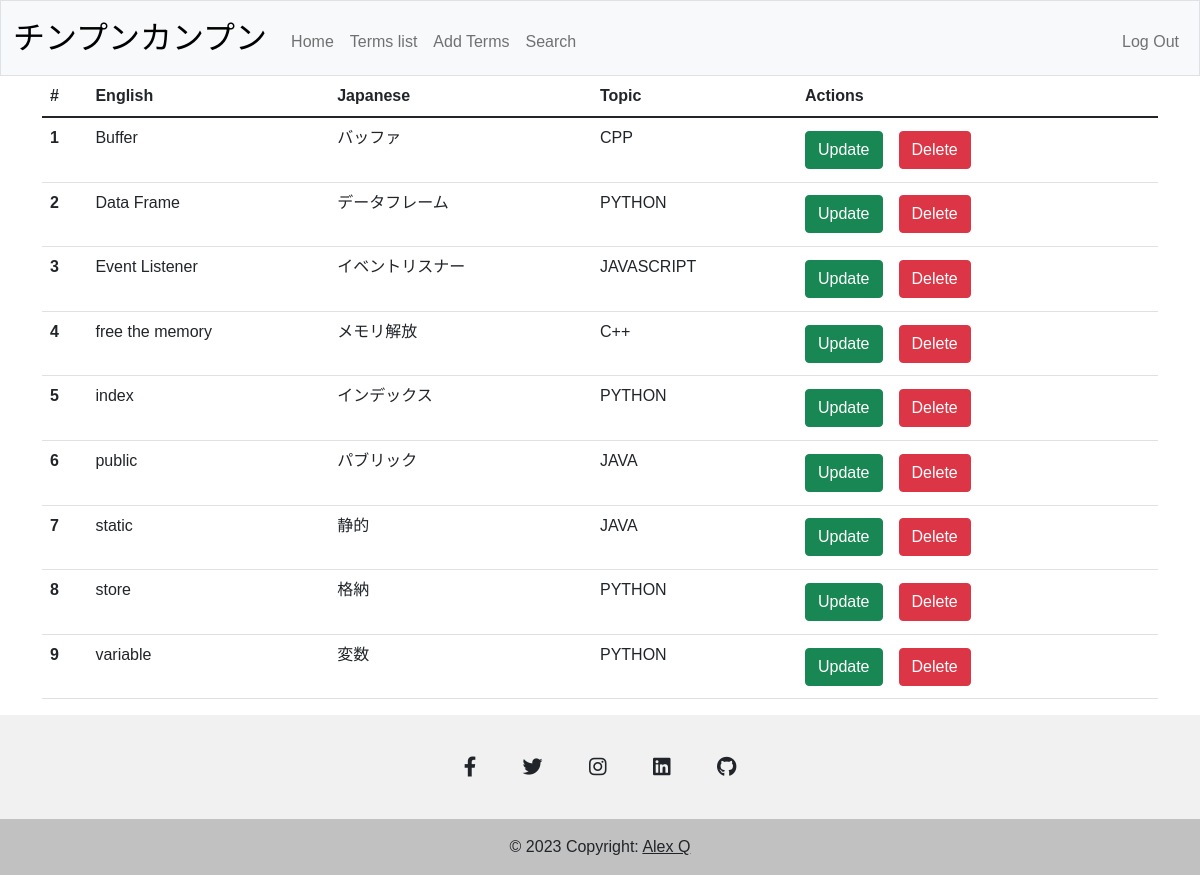
Page /list (signed in) on the earlier database version.
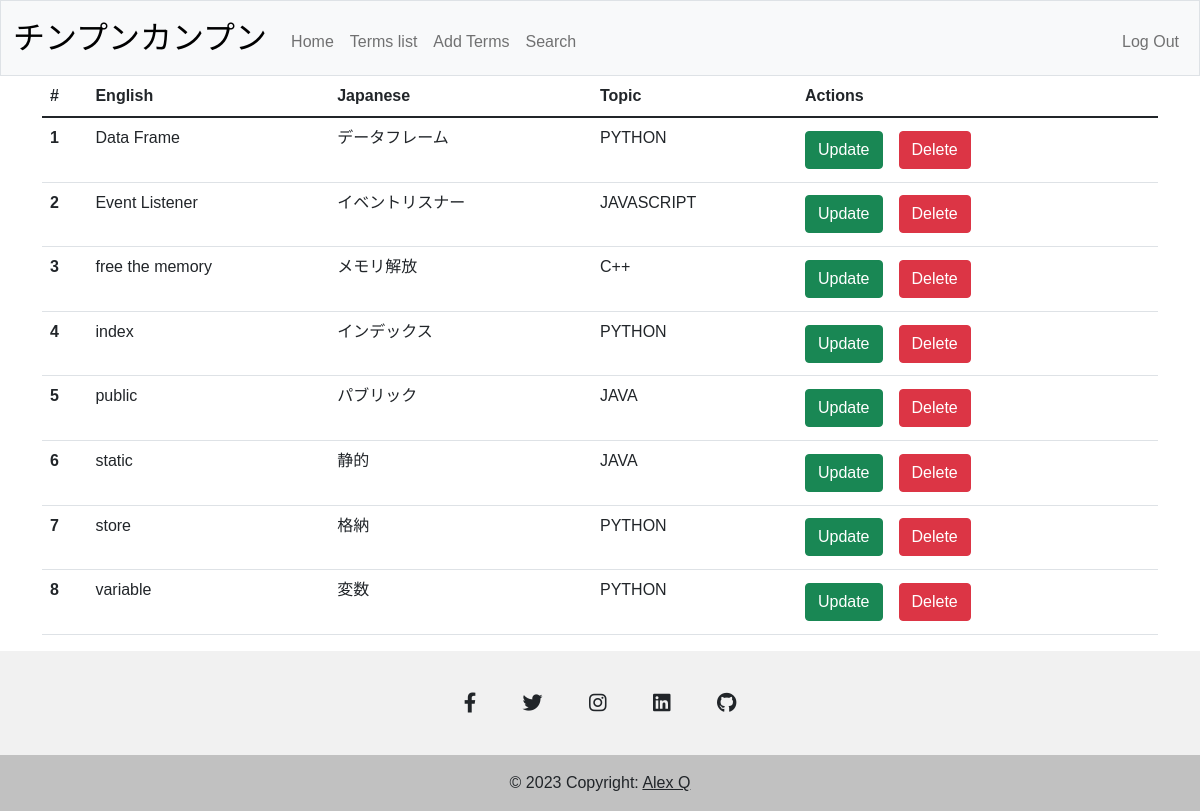
Same page on the later database version.
### tables this page shows
CREATE TABLE terms (
        id INTEGER PRIMARY KEY AUTOINCREMENT NOT NULL,
        japanese TEXT,
        english TEXT,
        topic_id INTEGER,
        FOREIGN KEY(topic_id)
        REFERENCES topic(id));

CREATE TABLE topic (
        id INTEGER PRIMARY KEY AUTOINCREMENT NOT NULL,
        name TEXT UNIQUE);

### app.py (the view, shortened to what this page needs)
@app.route("/list", methods=["GET", "POST"])
@login_required
def list():
    if request.method == "GET":
        try:
            terms = 0
            terms = db.execute(
                """
                SELECT
                    trm.id,
                    trm.japanese,
                    trm.english,
                    tpc.name
                FROM
                    terms as trm
                INNER JOIN topic AS tpc
                    ON trm.topic_id = tpc.id
                ORDER BY
                    LOWER(english)
                """
            )
            if not terms:
                flash(
                    f"Something went wrong. There were no records selected. However, You can add new terms for that topic."
                )
                return render_template("/add_term.html")
        except Exception as e:
            flash(f"Something went wrong. { e }")
            return render_template("/add_term.html")
        return render_template("list.html", terms=terms)

### app.py (called while the page is built)
@app.after_request
def after_request(response):
    response.headers["Cache-Control"] = "no-cache, no-store, must-revalidate"
    response.headers["Expires"] = 0
    response.headers["Pragma"] = "no-cache"
    return response

### helpers.py (called while the page is built)
def login_required(f):
    @wraps(f)
    def decorated_function(*args, **kwargs):
        if session.get("user_id") is None:
            return redirect("/login")
        return f(*args, **kwargs)
    return decorated_function

### templates/list.html (shortened to what this page needs)
{% extends "layout.html" %}
{% block main %}
    <table class="table table-hover">
        <thead class="thead-dark">
            <tr>
                <th scope="col">#</th>
                <th scope="col">English</th>
                <th scope="col">Japanese</th>
                <th scope="col">Topic</th>
                <th scope="col">Actions</th>
            </tr>
        </thead>
        <tbody>
            {% for term in terms %}
                <tr>
                    <th scope="row">{{ loop.index }}</th>
                    <td>{{ term.english }}</td>
                    <td>{{ term.japanese }}</td>
                    <td>{{ term.name }}</td>
                    <td>
                        <div class="button-container">
                            <form action="/update" method="GET" class="form-inline">
                                <button class="btn btn-success" type="submit" name="button" value="{{ term.id }}">Update</button>
                            </form>
                            <form action="/delete" method="GET" class="form-inline">
                                <button class="btn btn-danger" type="submit" name="button" value="{{ term.id }}">Delete</button>
                            </form>
                        </div>
                    </td>
                </tr>
            {% endfor %}
        </tbody>
    </table>
{% endblock %}

### templates/layout.html (shortened to what this page needs)
<!DOCTYPE html>
<html lang="en">
    <head>
        <link href="https://cdn.jsdelivr.net/npm/bootstrap@5.1.3/dist/css/bootstrap.min.css" rel="stylesheet">
        <link rel="stylesheet" href="https://cdnjs.cloudflare.com/ajax/libs/font-awesome/6.4.0/css/all.min.css">
        <link href="/static/styles.css" rel="stylesheet">
    </head>
    <body>
        <nav class="bg-light border navbar navbar-expand-md navbar-light">
            <div class="container-fluid">
                <a class="navbar-brand " href="/"><span class="black">チンプンカンプン</a>
                    <div class="collapse navbar-collapse" id="navbar">
                        {% if session["user_id"] %}
                            <ul class="navbar-nav me-auto mt-2">
                                <li class="nav-item"><a class="nav-link" href="/">Home</a></li>
                                <li class="nav-item"><a class="nav-link" href="/list">Terms list</a></li>
                                <li class="nav-item"><a class="nav-link" href="/add_term">Add Terms</a></li>
                                <li class="nav-item"><a class="nav-link" href="/search">Search</a></li>
                            </ul>
                            <ul class="navbar-nav ms-auto mt-2">
                                <li class="nav-item"><a class="nav-link" href="/logout">Log Out</a></li>
                            </ul>
                        {% else %}
                            <ul class="navbar-nav ms-auto mt-2">
                                <li class="nav-item"><a class="nav-link" href="/register">Register</a></li>
                                <li class="nav-item"><a class="nav-link" href="/login">Log In</a></li>
                            </ul>
                        {% endif %}
                    </div>
                </div>
            </nav>
            <main class="container">
                {% block main %}{% endblock %}
            </main>
            <footer class="footer fixed-bottom text-center text-white" style="background-color: #f1f1f1;">
                <div class="container pt-4">
                    <section class="mb-4">
                        <a class="btn btn-link btn-floating btn-lg text-dark m-1" href="#!" role="button" data-mdb-ripple-color="dark"><i class="fab fa-facebook-f"></i></a>
                        <a class="btn btn-link btn-floating btn-lg text-dark m-1" href="#!" role="button" data-mdb-ripple-color="dark"><i class="fab fa-twitter"></i></a>
                        <a class="btn btn-link btn-floating btn-lg text-dark m-1" href="#!" role="button" data-mdb-ripple-color="dark"><i class="fab fa-instagram"></i></a>
                        <a class="btn btn-link btn-floating btn-lg text-dark m-1" href="#!" role="button" data-mdb-ripple-color="dark"><i class="fab fa-linkedin"></i></a>
                        <a class="btn btn-link btn-floating btn-lg text-dark m-1" href="#!" role="button" data-mdb-ripple-color="dark"><i class="fab fa-github"></i></a>
                    </section>
                </div>
                <div class="text-center text-dark p-3" style="background-color: rgba(0, 0, 0, 0.2);">
                    © 2023 Copyright:
                    <a class="text-dark" href="#">Alex Q</a>
                </div>
            </footer>
        </body>
    </html>

### static/styles.css (style rules this page uses)
body { font-family: 'Noto Sans', sans-serif; font-family: 'Noto Sans JP', sans-serif; padding-bottom: 10rem; }
nav .navbar-brand { font-size: xx-large; }
nav .navbar-brand .black { color: #000000; }
.form-inline { display: inline-block; }
.button-container { display: flex; flex-direction: row; flex-wrap: wrap; padding: 0; margin: 0; }
.btn { margin-right: 1rem; margin-top: .3rem; margin-bottom: .3rem; }

Differences in the rows shown:
removed terms: english "Buffer", japanese "バッファ", name "CPP", {{ term.id }} 17 (drawn)
